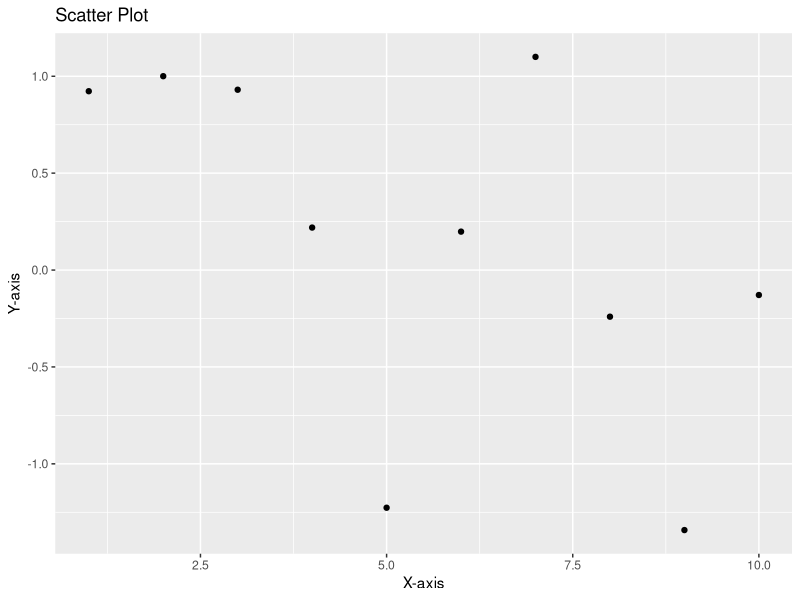

The R script that drew this image: (Note: this script raises an error after producing the figure.)
#Step1:
# Install necessary package
install.packages("ggplot2")
# Load the necessary package(s)
library(ggplot2)
#Step2: 
# Create a sample data frame in wide format
data <- data.frame(
  a = 1:10,
  b = rnorm(10),
  label = letters[11:20]
)
# print data
print(data)
#Step3:
#3.1.1. Create a scatter plot
ggplot(data = data, aes(x = a, y = b)) +
  geom_point() +
  labs(title = "Scatter Plot", x = "X-axis", y = "Y-axis")
#Step3:
#3.1.2. Create a scatter plot with color customizations ggplot(data = data, aes(x = a, y = b)) +
geom_point(color = "forestgreen", size = 1) +
  labs(title = "Scatter Plot with Color Cusmization", x = "X-axis", y = "Y-axis")
#Step3:
#3.1.2. Create a scatter plot with text labels and colors
ggplot(data = data, aes(x = a, y = b)) +
  geom_point(color = "forestgreen", size = 3) +
  geom_text(aes(label = label), vjust = -1, color = "blue")+
  labs(title = "Scatter Plot with text labels", x = "X-axis", y = "Y-axis")
#Step3:
## 3.1.4 Create a scatter plot with customizations & a smooth line
ggplot(data = data, aes(x = a, y = b)) +
  geom_point(color = "forestgreen", size = 1) +
  geom_smooth(method = "lm", se = FALSE) +
  labs(title = "Scatter Plot with Smooth Line", x = "X-axis", y = "Y-axis")


#Step3:
#3.2. Create a line plot & with customizations 
ggplot(data, aes(x=a, y=b)) +
  geom_line(color="red", size=1.5) +
  labs(title="Line Plot", x="a values", y="b values")

#Step3:
#3.3. Create a bar plot & with customizations
ggplot(data = data, aes(x = a, y = b)) +
  geom_bar(stat = "identity", fill = "blue") +
  labs(title = "Bar Plot", x = "X-axis", y = "Values")
